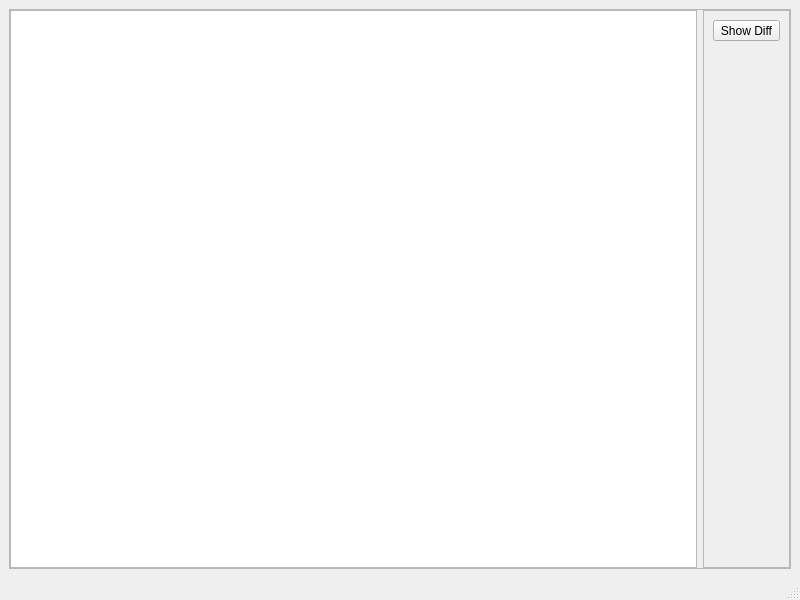
<?xml version="1.0" encoding="UTF-8"?>
<ui version="4.0">
 <class>DirtyListWidgetWindow</class>
 <widget class="QMainWindow" name="DirtyListWidgetWindow">
  <property name="geometry">
   <rect>
    <x>0</x>
    <y>0</y>
    <width>800</width>
    <height>600</height>
   </rect>
  </property>
  <property name="windowTitle">
   <string>Dirty List</string>
  </property>
  <widget class="QWidget" name="centralwidget">
   <layout class="QGridLayout" name="gridLayout">
    <item row="0" column="0">
     <widget class="QFrame" name="frame">
      <property name="frameShape">
       <enum>QFrame::StyledPanel</enum>
      </property>
      <property name="frameShadow">
       <enum>QFrame::Raised</enum>
      </property>
      <layout class="QHBoxLayout" name="horizontalLayout">
       <property name="leftMargin">
        <number>0</number>
       </property>
       <property name="topMargin">
        <number>0</number>
       </property>
       <property name="rightMargin">
        <number>0</number>
       </property>
       <property name="bottomMargin">
        <number>0</number>
       </property>
       <item>
        <widget class="QTableWidget" name="tableWidget_ListView"/>
       </item>
       <item>
        <widget class="QFrame" name="frame_2">
         <property name="frameShape">
          <enum>QFrame::StyledPanel</enum>
         </property>
         <property name="frameShadow">
          <enum>QFrame::Raised</enum>
         </property>
         <layout class="QVBoxLayout" name="verticalLayout">
          <item>
           <widget class="QToolButton" name="btn_ShowDiff">
            <property name="text">
             <string>Show Diff</string>
            </property>
           </widget>
          </item>
          <item>
           <spacer name="verticalSpacer">
            <property name="orientation">
             <enum>Qt::Vertical</enum>
            </property>
            <property name="sizeHint" stdset="0">
             <size>
              <width>20</width>
              <height>40</height>
             </size>
            </property>
           </spacer>
          </item>
         </layout>
        </widget>
       </item>
      </layout>
     </widget>
    </item>
   </layout>
  </widget>
  <widget class="QMenuBar" name="menubar">
   <property name="geometry">
    <rect>
     <x>0</x>
     <y>0</y>
     <width>800</width>
     <height>23</height>
    </rect>
   </property>
  </widget>
  <widget class="QStatusBar" name="statusbar"/>
 </widget>
 <resources/>
 <connections/>
</ui>
